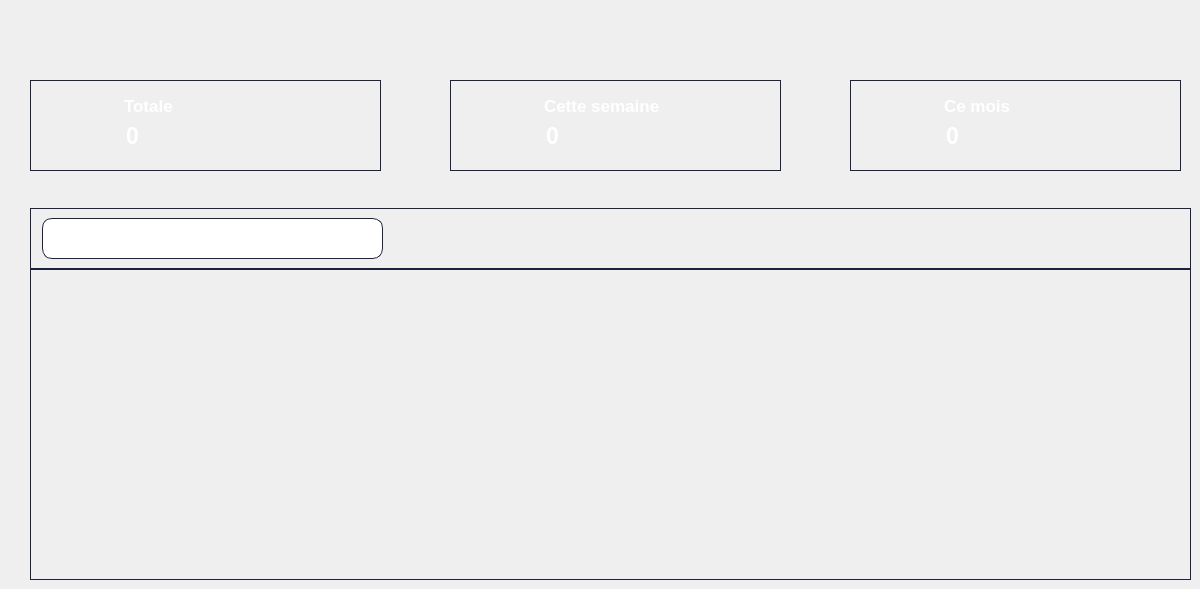
     <widget class="QWidget" name="RDVMain">
      <widget class="QLabel" name="label_87">
       <property name="geometry">
        <rect>
         <x>470</x>
         <y>90</y>
         <width>71</width>
         <height>61</height>
        </rect>
       </property>
       <property name="styleSheet">
        <string notr="true">QLabel {
	padding: 10px 15px 15px 0px;
	text-align: center;
    vertical-align: middle;
	background-color: transparent;
	border : 0;
 	background-position: center top;
    background-repeat: no-repeat;
    background-origin: content;
    background-image: url(&quot;:/icons/menu/Home/Four/truck2.png&quot;);
}
</string>
       </property>
       <property name="text">
        <string/>
       </property>
      </widget>
      <widget class="QTableView" name="tabRDV">
       <property name="geometry">
        <rect>
         <x>30</x>
         <y>269</y>
         <width>1161</width>
         <height>311</height>
        </rect>
       </property>
       <property name="styleSheet">
        <string notr="true">QLineEdit {
	line-height: 1;
    color: #e9e6e6;
    background-color: #2b2e4c;
    background-clip: padding-box;
	border-radius: 2px;	
	border: 1px solid #414561;
    font-weight: 400;
	font-size: 16px;
    padding: 0.875rem 1.375rem;
	color: #ffffff;
}

QPushButton {
	font-weight: 600;
	text-align: center;
    vertical-align: middle;
   	background-color: transparent;
    border: 1px solid transparent;
	color: #6640b2;
    border-color: #6640b2;
}

QPushButton:hover {
    background-color: #6640b2;
	color: #ffffff;
	font-weight: 600;
}
QPushButton:pressed {
    background-color: #6640b2;
	color: #ffffff;
	font-weight: 600;
}


QTableView{
	background-color: transparent;
	gridline-color: #1c2340;
	color: #ffffff;
	alternate-background-color: #1d1a36;
	border : 1px solid #1c2340;
}
QTableView::item:focus
{
  	background-color: #2e3657;
	font-weight: 500;
}
QTableView::item
{
   text-align: center;
}

QHeaderView {
	background-color: #292443;
 }
QHeaderView::section {
	spacing: 10px;
 	background-color: #292443;
	color: #929292;
	margin: 1px;
	border: 0;
 	text-align: center;
  	font-family: arial;
	font-size: 12px;
	padding: 8px 0px 5px 0px;
 }

QTableView QTableCornerButton::section {
    background-color: #292443;
}
</string>
       </property>
      </widget>
      <widget class="QLabel" name="label_88">
       <property name="geometry">
        <rect>
         <x>30</x>
         <y>80</y>
         <width>351</width>
         <height>91</height>
        </rect>
       </property>
       <property name="styleSheet">
        <string notr="true">QLabel {
	border : 1px solid #1c2340;
}</string>
       </property>
       <property name="text">
        <string/>
       </property>
      </widget>
      <widget class="QLabel" name="label_89">
       <property name="geometry">
        <rect>
         <x>530</x>
         <y>120</y>
         <width>161</width>
         <height>31</height>
        </rect>
       </property>
       <property name="styleSheet">
        <string notr="true">QLabel {
	font-weight: 1000;
	text-align: center;
    vertical-align: middle;
	background-color: transparent;
    color: #fff;
	font-size: 23px;
	border : 0;
 	padding: 0px 0px 0px 10px;
}</string>
       </property>
       <property name="text">
        <string>0</string>
       </property>
      </widget>
      <widget class="QLabel" name="label_90">
       <property name="geometry">
        <rect>
         <x>530</x>
         <y>90</y>
         <width>151</width>
         <height>31</height>
        </rect>
       </property>
       <property name="styleSheet">
        <string notr="true">QLabel {
	font-weight: 1000;
	text-align: center;
    vertical-align: middle;
	background-color: transparent;
    color: #fff;
	font-size: 17px;
	border : 0;
 	padding: 0px 0px 0px 10px;
}</string>
       </property>
       <property name="text">
        <string>Cette semaine</string>
       </property>
      </widget>
      <widget class="QLabel" name="label_91">
       <property name="geometry">
        <rect>
         <x>450</x>
         <y>80</y>
         <width>331</width>
         <height>91</height>
        </rect>
       </property>
       <property name="styleSheet">
        <string notr="true">QLabel {
	border : 1px solid #1c2340;
}</string>
       </property>
       <property name="text">
        <string/>
       </property>
      </widget>
      <widget class="QLabel" name="RDVTotal">
       <property name="geometry">
        <rect>
         <x>110</x>
         <y>120</y>
         <width>161</width>
         <height>31</height>
        </rect>
       </property>
       <property name="styleSheet">
        <string notr="true">QLabel {
	font-weight: 1000;
	text-align: center;
    vertical-align: middle;
	background-color: transparent;
    color: #fff;
	font-size: 23px;
	border : 0;
 	padding: 0px 0px 0px 10px;
}</string>
       </property>
       <property name="text">
        <string>0</string>
       </property>
      </widget>
      <widget class="QLineEdit" name="lineEdit_6">
       <property name="geometry">
        <rect>
         <x>42</x>
         <y>218</y>
         <width>341</width>
         <height>41</height>
        </rect>
       </property>
       <property name="styleSheet">
        <string notr="true">QLineEdit {
	border : 1px solid #1c2340;
	padding: 5px 5px 5px 55px;
	color: #ffffff;
	border-radius: 10px;	
}</string>
       </property>
       <property name="text">
        <string/>
       </property>
      </widget>
      <widget class="QLabel" name="label_92">
       <property name="geometry">
        <rect>
         <x>60</x>
         <y>230</y>
         <width>31</width>
         <height>21</height>
        </rect>
       </property>
       <property name="styleSheet">
        <string notr="true">QLabel {
 	background-position: center top;
    background-repeat: no-repeat;
    background-origin: content;
    background-image: url(&quot;:/icons/menu/admin/personnel/search.png&quot;);
}
</string>
       </property>
       <property name="text">
        <string/>
       </property>
      </widget>
      <widget class="QLabel" name="label_93">
       <property name="geometry">
        <rect>
         <x>30</x>
         <y>208</y>
         <width>1161</width>
         <height>61</height>
        </rect>
       </property>
       <property name="styleSheet">
        <string notr="true">QLabel {
	border : 1px solid #1c2340;
}</string>
       </property>
       <property name="text">
        <string/>
       </property>
      </widget>
      <widget class="QLabel" name="label_94">
       <property name="geometry">
        <rect>
         <x>50</x>
         <y>90</y>
         <width>71</width>
         <height>61</height>
        </rect>
       </property>
       <property name="styleSheet">
        <string notr="true">QLabel {
	padding: 10px 15px 15px 0px;
	text-align: center;
    vertical-align: middle;
	background-color: transparent;
	border : 0;
 	background-position: center top;
    background-repeat: no-repeat;
    background-origin: content;
    background-image: url(&quot;:/icons/menu/Home/Four/truck.png&quot;);
}
</string>
       </property>
       <property name="text">
        <string/>
       </property>
      </widget>
      <widget class="QPushButton" name="btnAddHomeRDV">
       <property name="geometry">
        <rect>
         <x>1110</x>
         <y>228</y>
         <width>41</width>
         <height>31</height>
        </rect>
       </property>
       <property name="styleSheet">
        <string notr="true">QPushButton {
	font-weight: 500;
	text-align: center;
    vertical-align: middle;
	background-color: transparent;
	padding: 5px 5px 5px 5px;
    color: #fff;
	font-size: 11px;
	border : 0;
	border-right: 3px solid transparent;
 	background-position: center top;
    background-repeat: no-repeat;
    background-origin: content;
    background-image: url(&quot;:/icons/menu/Home/plus.png&quot;);
}

QPushButton:hover {
	color: #ffffff;
	font-weight: 500;
	background-image: url(&quot;:/icons/menu/Home/plus-hover.png&quot;);
}</string>
       </property>
       <property name="text">
        <string/>
       </property>
      </widget>
      <widget class="QLabel" name="label_95">
       <property name="geometry">
        <rect>
         <x>110</x>
         <y>90</y>
         <width>71</width>
         <height>31</height>
        </rect>
       </property>
       <property name="styleSheet">
        <string notr="true">QLabel {
	font-weight: 1000;
	text-align: center;
    vertical-align: middle;
	background-color: transparent;
    color: #fff;
	font-size: 17px;
	border : 0;
 	padding: 0px 0px 0px 10px;
}</string>
       </property>
       <property name="text">
        <string>Totale</string>
       </property>
      </widget>
      <widget class="QLabel" name="label_96">
       <property name="geometry">
        <rect>
         <x>930</x>
         <y>120</y>
         <width>161</width>
         <height>31</height>
        </rect>
       </property>
       <property name="styleSheet">
        <string notr="true">QLabel {
	font-weight: 1000;
	text-align: center;
    vertical-align: middle;
	background-color: transparent;
    color: #fff;
	font-size: 23px;
	border : 0;
 	padding: 0px 0px 0px 10px;
}</string>
       </property>
       <property name="text">
        <string>0</string>
       </property>
      </widget>
      <widget class="QLabel" name="label_97">
       <property name="geometry">
        <rect>
         <x>870</x>
         <y>90</y>
         <width>71</width>
         <height>61</height>
        </rect>
       </property>
       <property name="styleSheet">
        <string notr="true">QLabel {
	padding: 10px 15px 15px 0px;
	text-align: center;
    vertical-align: middle;
	background-color: transparent;
	border : 0;
 	background-position: center top;
    background-repeat: no-repeat;
    background-origin: content;
    background-image: url(&quot;:/icons/menu/Home/Four/truck2.png&quot;);
}
</string>
       </property>
       <property name="text">
        <string/>
       </property>
      </widget>
      <widget class="QLabel" name="label_98">
       <property name="geometry">
        <rect>
         <x>850</x>
         <y>80</y>
         <width>331</width>
         <height>91</height>
        </rect>
       </property>
       <property name="styleSheet">
        <string notr="true">QLabel {
	border : 1px solid #1c2340;
}</string>
       </property>
       <property name="text">
        <string/>
       </property>
      </widget>
      <widget class="QLabel" name="label_99">
       <property name="geometry">
        <rect>
         <x>930</x>
         <y>90</y>
         <width>121</width>
         <height>31</height>
        </rect>
       </property>
       <property name="styleSheet">
        <string notr="true">QLabel {
	font-weight: 1000;
	text-align: center;
    vertical-align: middle;
	background-color: transparent;
    color: #fff;
	font-size: 17px;
	border : 0;
 	padding: 0px 0px 0px 10px;
}</string>
       </property>
       <property name="text">
        <string>Ce mois</string>
       </property>
      </widget>
      <widget class="QPushButton" name="btnBackHomeRDV">
       <property name="geometry">
        <rect>
         <x>1110</x>
         <y>18</y>
         <width>81</width>
         <height>41</height>
        </rect>
       </property>
       <property name="styleSheet">
        <string notr="true">QPushButton {
	font-weight: 500;
	text-align: center;
    vertical-align: middle;
	background-color: transparent;
	padding: 0px 15px 15px 20px;
    color: #fff;
	font-size: 11px;
	border : 0;
	border-right: 3px solid transparent;
 	background-position: center top;
    background-repeat: no-repeat;
    background-origin: content;
    background-image: url(&quot;:/icons/menu/admin/personnel/form/back.png&quot;);
}

QPushButton:hover{
    background-image: url(&quot;:/icons/menu/admin/personnel/form/back-hover.png&quot;);
}</string>
       </property>
       <property name="text">
        <string/>
       </property>
      </widget>
      <zorder>label_98</zorder>
      <zorder>label_91</zorder>
      <zorder>label_93</zorder>
      <zorder>label_87</zorder>
      <zorder>tabRDV</zorder>
      <zorder>label_88</zorder>
      <zorder>label_89</zorder>
      <zorder>label_90</zorder>
      <zorder>RDVTotal</zorder>
      <zorder>lineEdit_6</zorder>
      <zorder>label_92</zorder>
      <zorder>label_94</zorder>
      <zorder>btnAddHomeRDV</zorder>
      <zorder>label_95</zorder>
      <zorder>label_96</zorder>
      <zorder>label_97</zorder>
      <zorder>label_99</zorder>
      <zorder>btnBackHomeRDV</zorder>
     </widget>
